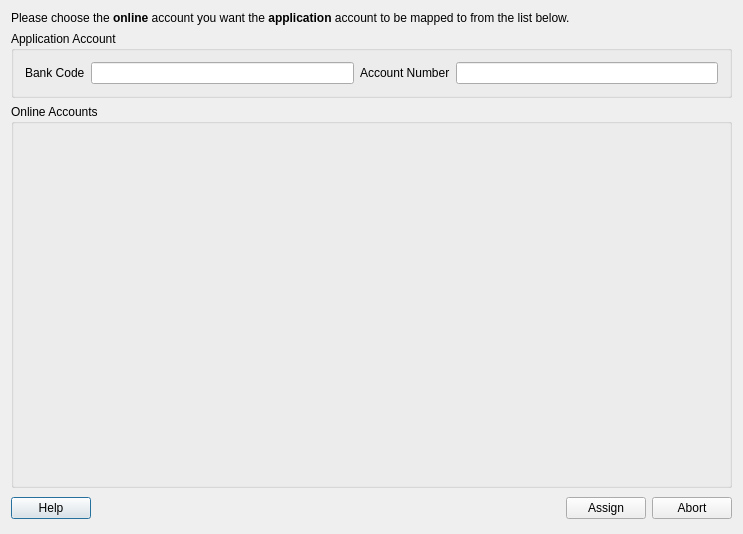
<?xml version="1.0" encoding="UTF-8"?>
<ui version="4.0">
 <class>KBMapAccount</class>
 <widget class="QDialog" name="KBMapAccount">
  <property name="geometry">
   <rect>
    <x>0</x>
    <y>0</y>
    <width>743</width>
    <height>534</height>
   </rect>
  </property>
  <property name="windowTitle">
   <string>Account Mapping</string>
  </property>
  <layout class="QVBoxLayout">
   <item>
    <widget class="QLabel" name="textLabel1">
     <property name="text">
      <string>&lt;qt&gt;
Please choose the &lt;b&gt;online&lt;/b&gt; account you want the 
&lt;b&gt;application&lt;/b&gt; account to be mapped to from the list below.
&lt;/qt&gt;</string>
     </property>
     <property name="wordWrap">
      <bool>false</bool>
     </property>
    </widget>
   </item>
   <item>
    <widget class="QGroupBox" name="groupBox1">
     <property name="sizePolicy">
      <sizepolicy hsizetype="Expanding" vsizetype="Minimum">
       <horstretch>0</horstretch>
       <verstretch>0</verstretch>
      </sizepolicy>
     </property>
     <property name="title">
      <string>Application Account</string>
     </property>
     <layout class="QHBoxLayout">
      <item>
       <widget class="QLabel" name="textLabel2">
        <property name="text">
         <string>Bank Code</string>
        </property>
        <property name="wordWrap">
         <bool>false</bool>
        </property>
       </widget>
      </item>
      <item>
       <widget class="QLineEdit" name="bankCodeEdit">
        <property name="readOnly">
         <bool>true</bool>
        </property>
       </widget>
      </item>
      <item>
       <widget class="QLabel" name="textLabel2_2">
        <property name="text">
         <string>Account Number</string>
        </property>
        <property name="wordWrap">
         <bool>false</bool>
        </property>
       </widget>
      </item>
      <item>
       <widget class="QLineEdit" name="accountIdEdit">
        <property name="readOnly">
         <bool>true</bool>
        </property>
       </widget>
      </item>
     </layout>
    </widget>
   </item>
   <item>
    <widget class="QGroupBox" name="accountBox">
     <property name="sizePolicy">
      <sizepolicy hsizetype="Expanding" vsizetype="Expanding">
       <horstretch>0</horstretch>
       <verstretch>0</verstretch>
      </sizepolicy>
     </property>
     <property name="title">
      <string>Online Accounts</string>
     </property>
     <layout class="QHBoxLayout">
      <item>
       <widget class="KBAccountListView" name="accountList" native="true"/>
      </item>
     </layout>
    </widget>
   </item>
   <item>
    <layout class="QHBoxLayout">
     <item>
      <widget class="QPushButton" name="helpButton">
       <property name="text">
        <string>Help</string>
       </property>
      </widget>
     </item>
     <item>
      <spacer name="spacer1">
       <property name="orientation">
        <enum>Qt::Horizontal</enum>
       </property>
       <property name="sizeType">
        <enum>QSizePolicy::Expanding</enum>
       </property>
       <property name="sizeHint" stdset="0">
        <size>
         <width>326</width>
         <height>29</height>
        </size>
       </property>
      </spacer>
     </item>
     <item>
      <widget class="QPushButton" name="assignButton">
       <property name="text">
        <string>Assign</string>
       </property>
      </widget>
     </item>
     <item>
      <widget class="QPushButton" name="abortButton">
       <property name="text">
        <string>Abort</string>
       </property>
      </widget>
     </item>
    </layout>
   </item>
  </layout>
 </widget>
 <layoutdefault spacing="6" margin="11"/>
 <customwidgets>
  <customwidget>
   <class>KBAccountListView</class>
   <extends>QWidget</extends>
   <header>kbaccountlist.h</header>
  </customwidget>
 </customwidgets>
 <resources/>
 <connections>
  <connection>
   <sender>abortButton</sender>
   <signal>clicked()</signal>
   <receiver>KBMapAccountUi</receiver>
   <slot>reject()</slot>
   <hints>
    <hint type="sourcelabel">
     <x>676</x>
     <y>521</y>
    </hint>
    <hint type="destinationlabel">
     <x>512</x>
     <y>430</y>
    </hint>
   </hints>
  </connection>
  <connection>
   <sender>assignButton</sender>
   <signal>clicked()</signal>
   <receiver>KBMapAccountUi</receiver>
   <slot>accept()</slot>
   <hints>
    <hint type="sourcelabel">
     <x>590</x>
     <y>521</y>
    </hint>
    <hint type="destinationlabel">
     <x>452</x>
     <y>459</y>
    </hint>
   </hints>
  </connection>
 </connections>
</ui>
